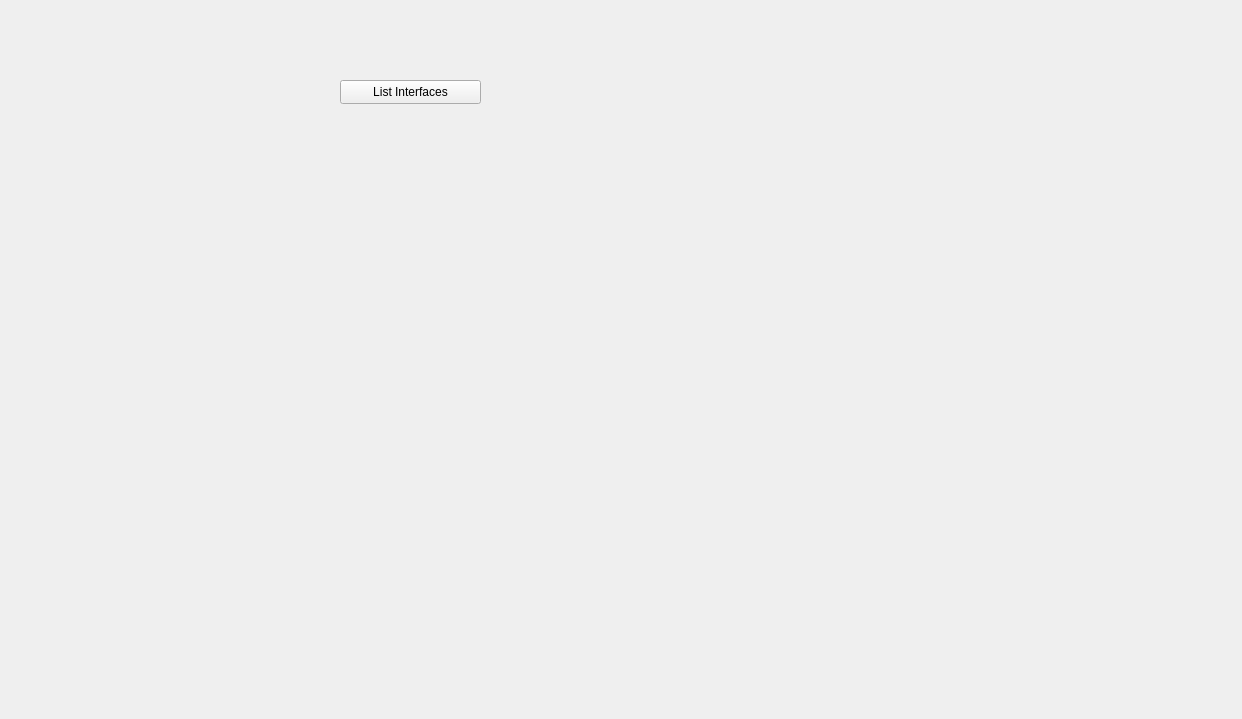
<?xml version="1.0" encoding="UTF-8"?>
<ui version="4.0">
 <class>Widget</class>
 <widget class="QWidget" name="Widget">
  <property name="geometry">
   <rect>
    <x>0</x>
    <y>0</y>
    <width>1242</width>
    <height>719</height>
   </rect>
  </property>
  <property name="minimumSize">
   <size>
    <width>200</width>
    <height>200</height>
   </size>
  </property>
  <property name="windowTitle">
   <string>Network Interface Manager</string>
  </property>
  <widget class="QPushButton" name="pushButton">
   <property name="geometry">
    <rect>
     <x>340</x>
     <y>80</y>
     <width>141</width>
     <height>24</height>
    </rect>
   </property>
   <property name="text">
    <string>List Interfaces</string>
   </property>
  </widget>
  <widget class="QWidget" name="">
   <property name="geometry">
    <rect>
     <x>120</x>
     <y>210</y>
     <width>951</width>
     <height>351</height>
    </rect>
   </property>
   <layout class="QHBoxLayout" name="horizontalLayout">
    <item>
     <layout class="QFormLayout" name="formLayout"/>
    </item>
    <item>
     <layout class="QVBoxLayout" name="verticalLayout"/>
    </item>
   </layout>
  </widget>
 </widget>
 <resources/>
 <connections/>
</ui>
